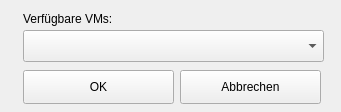
<?xml version="1.0" encoding="UTF-8"?>
<ui version="4.0">
 <class>MainWindow</class>
 <widget class="QMainWindow" name="MainWindow">
  <property name="geometry">
   <rect>
    <x>0</x>
    <y>0</y>
    <width>341</width>
    <height>112</height>
   </rect>
  </property>
  <property name="windowTitle">
   <string>VM Starter</string>
  </property>
  <property name="windowIcon">
   <iconset resource="app.qrc">
    <normaloff>:/VMStarter/vbox-folder-64.png</normaloff>:/VMStarter/vbox-folder-64.png</iconset>
  </property>
  <widget class="QWidget" name="centralwidget">
   <widget class="QComboBox" name="comboBox">
    <property name="geometry">
     <rect>
      <x>23</x>
      <y>30</y>
      <width>301</width>
      <height>32</height>
     </rect>
    </property>
   </widget>
   <widget class="QLabel" name="label">
    <property name="geometry">
     <rect>
      <x>23</x>
      <y>10</y>
      <width>111</width>
      <height>18</height>
     </rect>
    </property>
    <property name="text">
     <string>Verfügbare VMs:</string>
    </property>
   </widget>
   <widget class="QPushButton" name="okButton">
    <property name="geometry">
     <rect>
      <x>23</x>
      <y>70</y>
      <width>151</width>
      <height>34</height>
     </rect>
    </property>
    <property name="text">
     <string>OK</string>
    </property>
   </widget>
   <widget class="QPushButton" name="abortButton">
    <property name="geometry">
     <rect>
      <x>180</x>
      <y>70</y>
      <width>141</width>
      <height>34</height>
     </rect>
    </property>
    <property name="text">
     <string>Abbrechen</string>
    </property>
   </widget>
  </widget>
 </widget>
 <resources>
  <include location="app.qrc"/>
 </resources>
 <connections>
  <connection>
   <sender>abortButton</sender>
   <signal>clicked()</signal>
   <receiver>MainWindow</receiver>
   <slot>close()</slot>
   <hints>
    <hint type="sourcelabel">
     <x>250</x>
     <y>86</y>
    </hint>
    <hint type="destinationlabel">
     <x>170</x>
     <y>55</y>
    </hint>
   </hints>
  </connection>
 </connections>
</ui>
